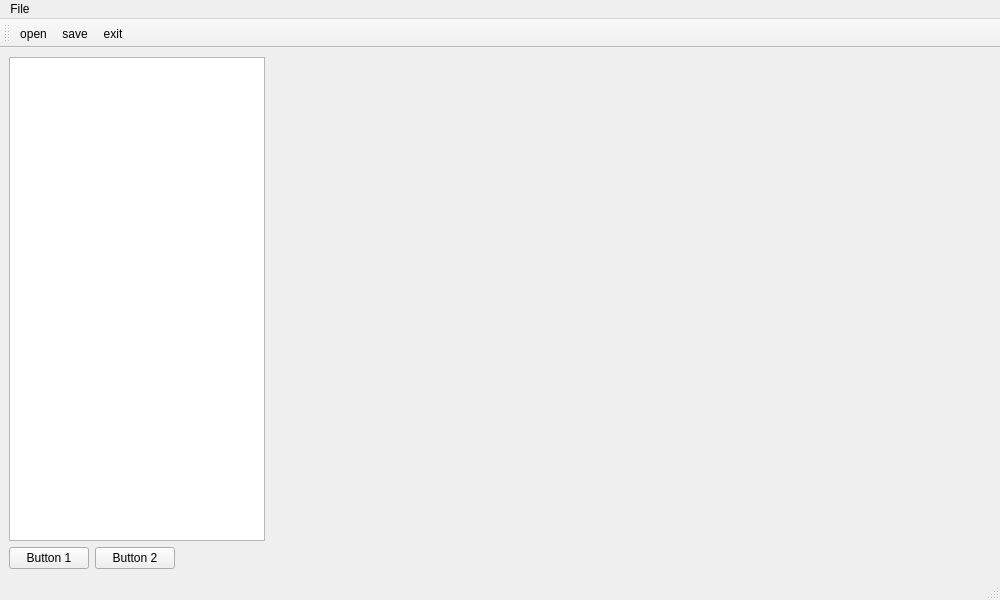
<?xml version="1.0" encoding="UTF-8"?>
<ui version="4.0">
	<class>MainWindow</class>
	<widget class="QMainWindow" name="MainWindow">
		<property name="geometry">
			<rect>
				<x>0</x>
				<y>0</y>
				<width>1000</width>
				<height>600</height>
			</rect>
		</property>

		<property name="windowTitle">
			<string>MainWindow</string>
		</property>

		<widget class="QWidget" name="centralwidget">
			<layout class="QVBoxLayout" name="verticalLayout">

				<!-- MAIN AREA -->
				<item>
					<layout class="QHBoxLayout" name="horizontalLayout">

						<!-- TREE VIEW -->
						<item>
							<widget class="QTreeView" name="treeView">
								<property name="minimumSize">
									<size>
										<width>250</width>
										<height>0</height>
									</size>
								</property>
								<property name="maximumSize">
									<size>
										<width>300</width>
										<height>16777215</height>
									</size>
								</property>
							</widget>
						</item>

						<!-- VTK AREA -->
						<item>
							<widget class="QWidget" name="vtkPlaceholder">
								<property name="minimumSize">
									<size>
										<width>400</width>
										<height>400</height>
									</size>
								</property>
								<property name="sizePolicy">
									<sizepolicy hsizetype="Expanding" vsizetype="Expanding">
										<horstretch>1</horstretch>
										<verstretch>1</verstretch>
									</sizepolicy>
								</property>
							</widget>
						</item>

					</layout>
				</item>

				<!-- BUTTONS -->
				<item>
					<layout class="QHBoxLayout" name="horizontalLayout_2">

						<item>
							<widget class="QPushButton" name="Button1">
								<property name="text">
									<string>Button 1</string>
								</property>
							</widget>
						</item>

						<item>
							<widget class="QPushButton" name="Button2">
								<property name="text">
									<string>Button 2</string>
								</property>
							</widget>
						</item>

						<item>
							<spacer name="horizontalSpacer">
								<property name="orientation">
									<enum>Qt::Horizontal</enum>
								</property>
								<property name="sizeHint" stdset="0">
									<size>
										<width>40</width>
										<height>20</height>
									</size>
								</property>
							</spacer>
						</item>

					</layout>
				</item>

			</layout>
		</widget>

		<!-- MENU -->
		<widget class="QMenuBar" name="menubar">
			<property name="geometry">
				<rect>
					<x>0</x>
					<y>0</y>
					<width>1000</width>
					<height>25</height>
				</rect>
			</property>

			<widget class="QMenu" name="menuFile">
				<property name="title">
					<string>File</string>
				</property>
				<addaction name="actionOpen"/>
				<addaction name="actionSave"/>
				<addaction name="actionExit"/>
			</widget>

			<addaction name="menuFile"/>
		</widget>

		<!-- STATUS BAR -->
		<widget class="QStatusBar" name="statusbar"/>

		<!-- TOOLBAR -->
		<widget class="QToolBar" name="mainToolBar">
			<property name="windowTitle">
				<string>toolBar</string>
			</property>
			<addaction name="actionOpen"/>
			<addaction name="actionSave"/>
			<addaction name="actionExit"/>
		</widget>

		<!-- ACTIONS -->
		<action name="actionOpen">
			<property name="text">
				<string>open</string>
			</property>
		</action>

		<action name="actionSave">
			<property name="text">
				<string>save</string>
			</property>
		</action>

		<action name="actionExit">
			<property name="text">
				<string>exit</string>
			</property>
		</action>

		<action name="actionItem_Options">
			<property name="text">
				<string>Item Options</string>
			</property>
		</action>

	</widget>

	<resources>
		<include location="resources.qrc"/>
	</resources>

	<connections/>
</ui>
